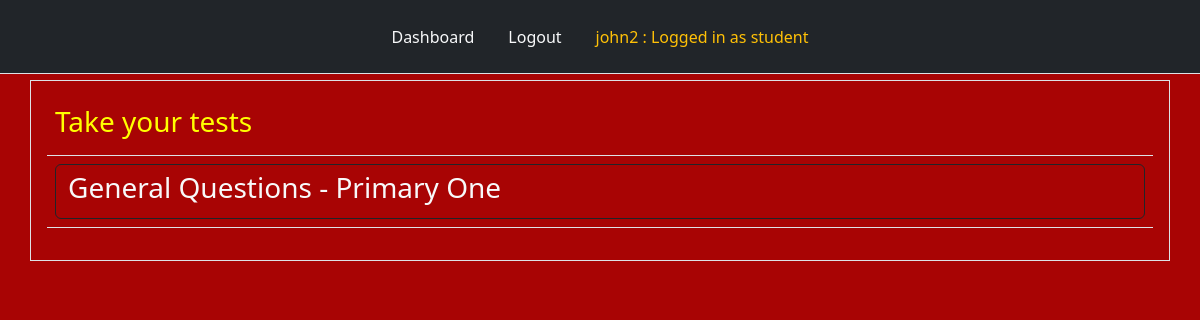
/take_test (signed in), run on an earlier commit of the app's database.
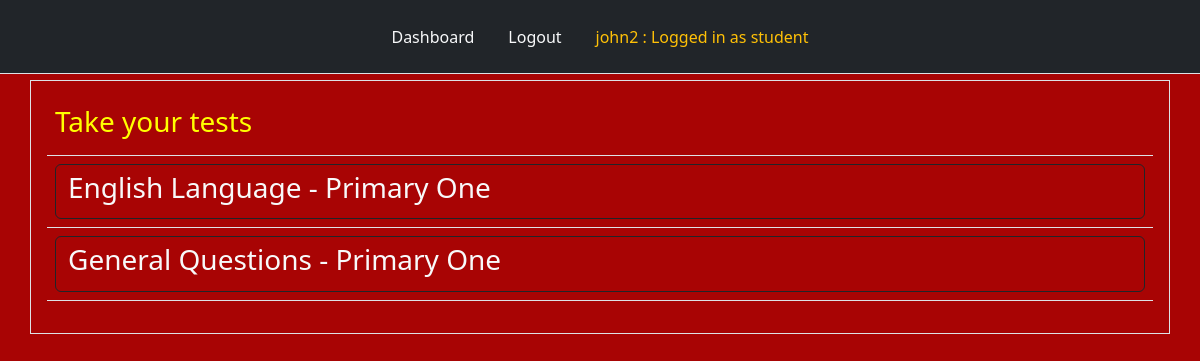
And on a later commit of the database.
### tables this page shows
CREATE TABLE "tests" (
  id INTEGER PRIMARY KEY,
  title TEXT NOT NULL,
  teacher_name TEXT NOT NULL,
  assigned_test INTEGER,
  assigned_klass TEXT NOT NULL,
  test_id INTEGER
);

### app.py (the view)
@app.route("/take_test", methods=["POST", "GET"])
def take_test():
    user = get_current_user()
    db = connect_to_DB()
    klass = user["klass"]
    query = db.execute("SELECT * FROM tests WHERE assigned_klass = ? AND assigned_test = 1", [klass])
    tests = query.fetchall()
    return render_template("take_test.html", user=user, tests=tests)

### app.py (called while the page is built)
@app.teardown_appcontext
def close_database(error):
    if hasattr(g, "app_database_db"):
        g.app_database_db.close()

def get_current_user():
    user_result = None
    if 'user' in session:
        user = session['user']
        db = getDatabase()
        student_cursor = db.execute("SELECT * FROM students WHERE name = ?", [user])
        student_result = student_cursor.fetchone()
        if student_result:
            user_result = student_result
        else:
            user_cursor = db.execute("SELECT * FROM users WHERE name = ?", [user])
            user_result = user_cursor.fetchone()
    return user_result

### database.py (called while the page is built)
def connect_to_DB():
    current_dir = os.path.dirname(os.path.abspath(__file__))
    db_file = os.path.join(current_dir, "app_database.db")
    sql = sqlite3.connect(db_file)
    sql.row_factory = sqlite3.Row
    return sql

def getDatabase():
    if not hasattr(g, "app_database_db"):
        g.app_database_db = connect_to_DB()
    return g.app_database_db

### templates/take_test.html (shortened to what this page needs)
{% from "nav.html" import links %}
<!doctype html>
<html lang="en">
  <head>
    <link href="https://cdn.jsdelivr.net/npm/bootstrap@5.2.3/dist/css/bootstrap.min.css" rel="stylesheet">
    <link rel="stylesheet" type="text/css" href="{{ url_for('static', filename = 'style.css') }}"
  </head>
  <body>
        <div class="header mb-2">
            {{ links(user) }}
        </div>
        <div class="question container border text-light p-3">
          <table class="table table-hover text-light">
            <thead>
              <tr>
                <th scope="col">
                  {% if tests %}
                    <h3 style="color: yellow">Take your tests</h3>
                  {% else %}
                    <h3 style="text-align: center; color: yellow"> No assigned Test Yet <br> Enjoy the silence!!</h3>
                  {% endif %}
                </th>
              </tr>
            </thead>
            <tbody>
              {% for test in tests %}
              <tr class="text-light">
                <td>
                  <div class="d-grid gap-2">
                    <button class="btn btn-outline-dark" type="button">
                      <a href="/tests_created/{{ test.test_id }}/" class="text-light no-underline-left">
                      <h3> {{ test.title }} </h3>
                      </a>
                    </button>
                  </div>
                </td>
              </tr>
              {% endfor %}
            </tbody>
          </table>
        </div>
  </body>
</html>

What changed in the data, as far as the page shows it:
now on this page (row edited): tests: title "English Language - Primary One"
